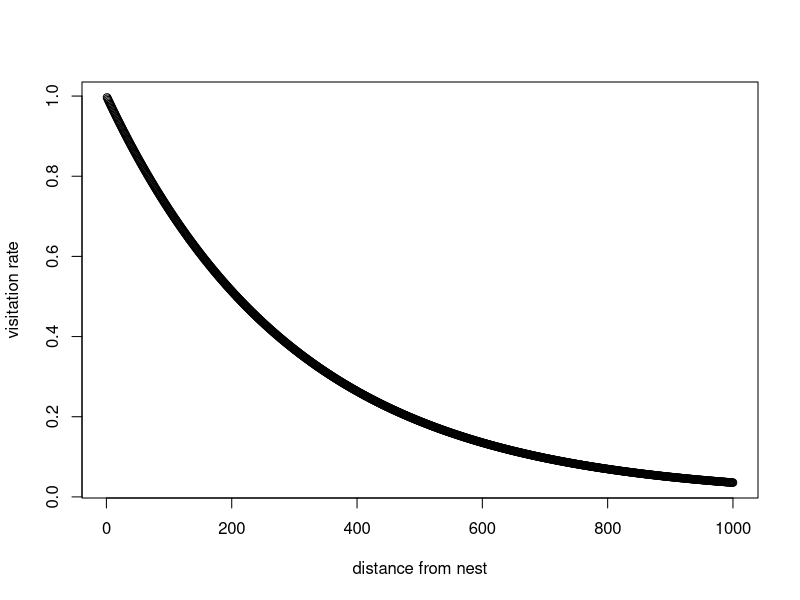
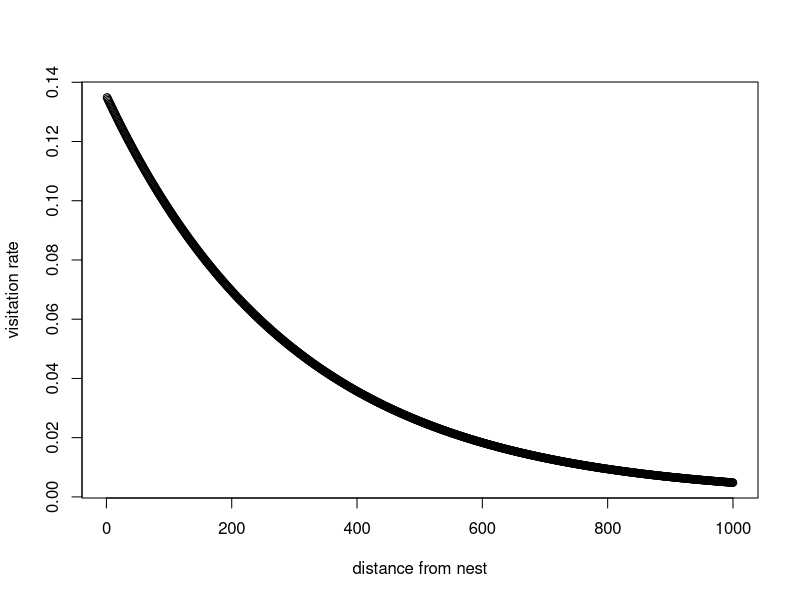
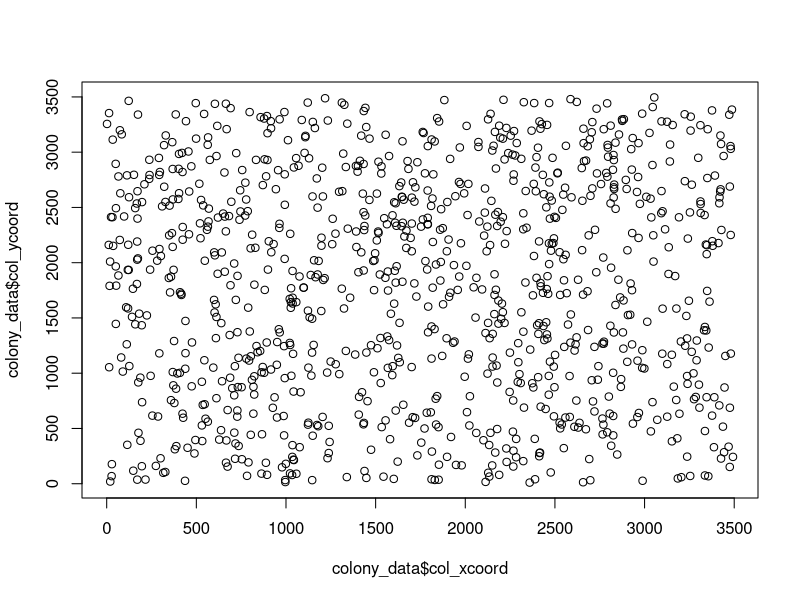
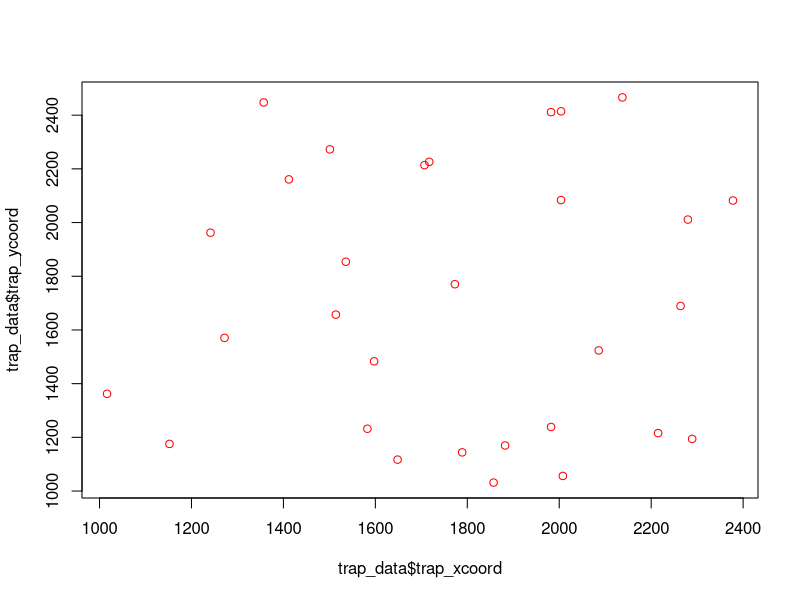

The R script that drew these images, in order:
##### Simulate data for pope_consgenetics model #####
# Script Initiated: April 2, 2025
# By: Jenna Melanson
# Goal: reproduce simulated data from 2017 Conservation Genetics Paper


##### Required Data #####
### number of colonies (num_col)
### total number of bees (num_bees)
### number of bees per colony (col_size)
### landscape bounds (e.g., define survey space)
### colony locations (start with uniform distribution)

### number of traps
### trap locations
### floral quality at each trap (normal(0,1) for now)

### rate parameter beta (how willing are bees to travel long distances)
### rate parameter theta (how attracted are bees to flowers)

### eps (trap specific random effect) --> ignore initially
### psi (colony-specific random effect) --> ignore initially


##### Define landscape bounds, number of bees & traps #####
colony_lower = 0
colony_upper = 3500
trap_lower = 1000
trap_upper = 2500
num_col = 1000
num_bees = 20000
num_traps = 30

##### Define parameters #####

#what is a reasonable value for beta??
x = 1:1000
y = exp(-(1/300)*x)
plot(x, y, xlab = "distance from nest", ylab = "visitation rate")
#this is really small but gives a reasonable decay of foraging distance?
#might be better to fit 1/beta? not sure if this makes any difference....
inv_beta = 300

#what is a reasonable value for theta? (increased visitation to high floral quality)
#how many more bees would visit the *best* flower patch compared to an average patch?
y = exp(-1/inv_beta*x + (1)*-2)
plot(x, y, xlab = "distance from nest", ylab = "visitation rate")
####(realizing that this function form does not modulate floral attractiveness as a fxn
#### of distance...e.g., the ratio of bees on a good compared vs bees on a bad patch
#### stays the same regardless of distance from the nest)
#### Not sure if this is the best assumption but let's fly with it for now...
theta = 1


##### Define colony characteristics #####
col_id = 1:num_col
colsize = rep(num_bees/num_col, num_col)
col_xcoord = runif(num_col, colony_lower, colony_upper)
col_ycoord = runif(num_col, colony_lower, colony_upper)

colony_data = as.data.frame(cbind(col_id, colsize, col_xcoord, col_ycoord))

#plot colonies
landscape = plot(colony_data$col_xcoord, colony_data$col_ycoord)

##### Define trap characteristics #####
trap_id = 1:num_traps
trap_quality = rnorm(num_traps, 0, 1)
trap_xcoord = runif(num_traps, trap_lower, trap_upper)
trap_ycoord = runif(num_traps, trap_lower, trap_upper)

trap_data = as.data.frame(cbind(trap_id, trap_quality, trap_xcoord, trap_ycoord))

#plot traps
landscape = landscape + plot(trap_data$trap_xcoord, trap_data$trap_ycoord, col = "red")


##### Simulate data #####


